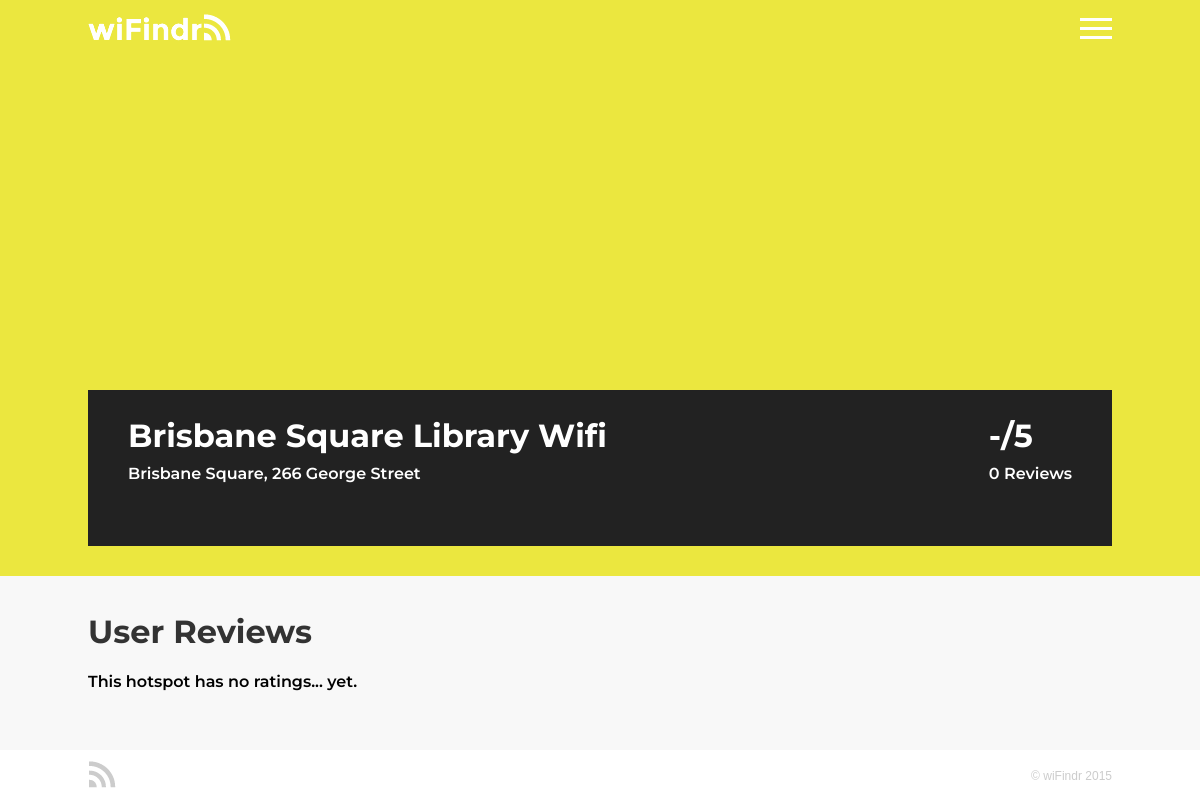
The page /hotspot.php?id=7 on the database as committed earlier.
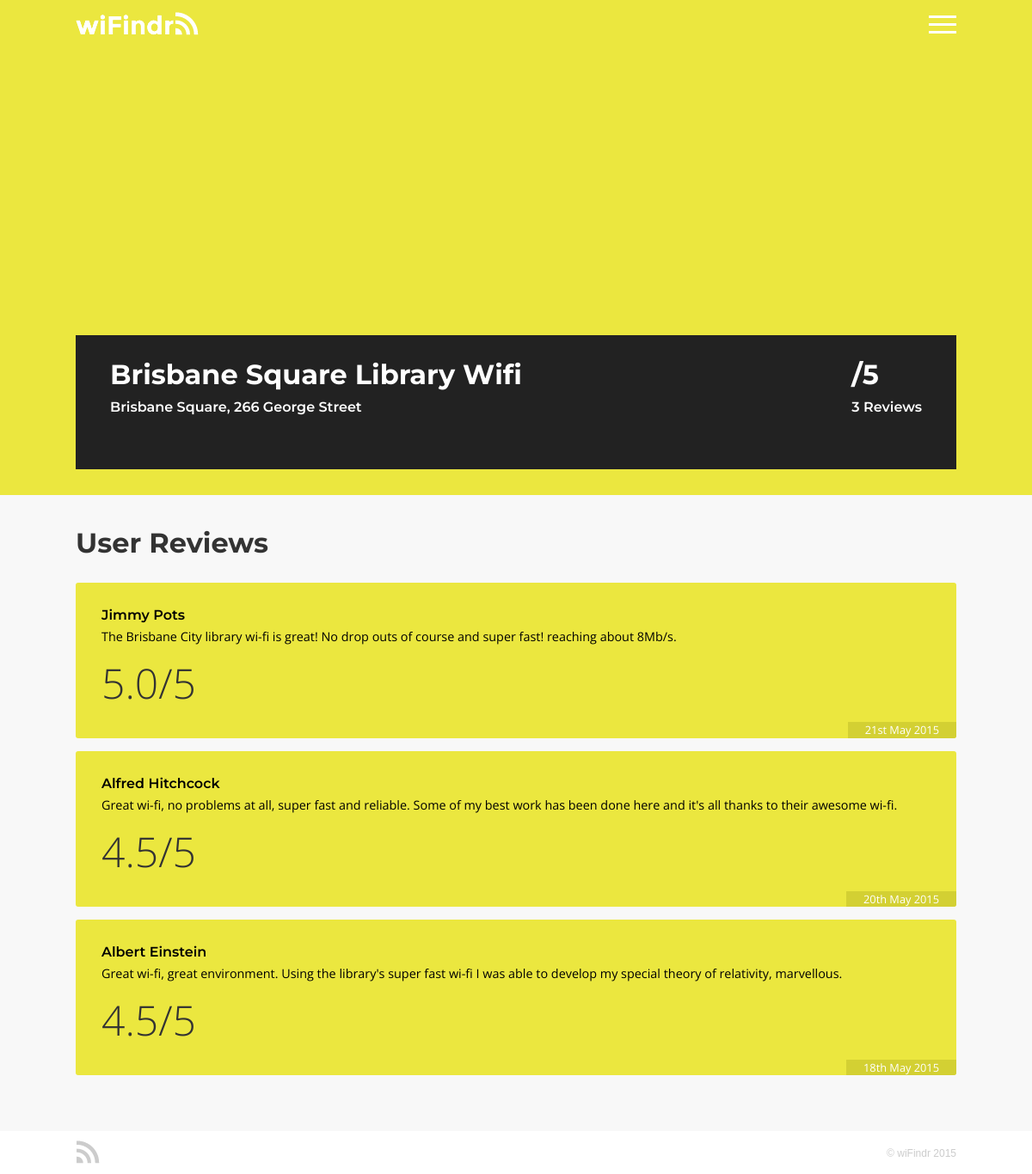
The same page on the database as committed later.
### tables this page shows
CREATE TABLE IF NOT EXISTS `reviews` (
  `rev_id` int(10) NOT NULL AUTO_INCREMENT,
  `hotspot_id` int(9) NOT NULL,
  `person_id` int(9) NOT NULL,
  `person_name` varchar(30) NOT NULL,
  `review_text` varchar(300) NOT NULL,
  `rating` decimal(10,1) NOT NULL,
  `date` datetime NOT NULL,
  PRIMARY KEY (`rev_id`)
);

### includes/hotspot.inc (called while the page is built)
<?php
$h_id = htmlspecialchars($_GET['id']);
try{
	$hotspot_data = $pdo->prepare('SELECT * FROM hotspots WHERE id=:id');
}
catch (PDOException $e){
	echo $e->getMessage();
}
$hotspot_data->bindValue(':id', $h_id);
$hotspot_data->execute();
$hotspot_data = $hotspot_data -> fetch();
try{
	$review_data = $pdo->prepare('SELECT * FROM reviews WHERE hotspot_id=:id ORDER BY date desc');
	$review_data->bindValue(':id', $h_id);
}
catch (PDOException $e){
	echo $e->getMessage();
}
$review_data->execute();
$ratings = $review_data->fetchAll(PDO::FETCH_COLUMN, 5);
$num_ratings = count($ratings);
if($num_ratings == 0){
	$avg_rating = "-";
}
else{
	$avg_rating = $hotspot_data['hotspot_rating'];
}
$review_data->execute();
?>

### hotspot.php (the view, shortened to what this page needs)
<?php
include 'dbconnect.inc';
include 'includes/hotspot.inc';
?>
<!DOCTYPE html>
<html lang="en">
	<head>
		<link rel="stylesheet" href="css/reset.css" type="text/css">
		<link rel="stylesheet" href="css/style.css" type="text/css">
		<link rel="stylesheet" href="css/animation.css" type="text/css">
		<link rel="stylesheet" href="css/mobile.css" type="text/css">
	</head>
	<body onload="loadMap(<?php echo $hotspot_data['latitude'] ?>, <?php echo $hotspot_data['longitude']?>)">
		<div id="wrapper">
			<div id="header_wrap" class="yellow_bg">
	            <div id="header" class="center">
	                <a href="index.php"><img src="images/logo/logo_white.png" class="left header-logo" alt="wiFindr"></a>
	                <a href="javascript:void(0);" id="menu_icon" class="right" onclick="menu()"><img src="images/icons/menu_icon.png" alt="Open Menu"/></a>
	            </div>
	        </div>
			<div id="content">
		        <div class="yellow_bg wrap100">
			        <div class="page center padding30">
			        	<div id="map-canvas" class="map-canvas-short"></div>
			        	<div id="hotspot_title">
			        		<div class="left">
					        	<h2><?php echo $hotspot_data['name']; ?></h2>
					        	<h3 id="hotspot_address"><?php echo $hotspot_data['address']; ?></h3>
				        	</div>
				        	<div id="rating_overview" class="right">
				        		<h2><?php echo $avg_rating; ?>/5</h2>
				        		<h3><?php
					        			if ($num_ratings == 1){
					        				echo $num_ratings," Review";
					        			}
					        			else{
					        				echo $num_ratings," Reviews";
					        			}
				        			?>
				        		 </h3>
				        	</div>
				        </div>
			        </div>
		    	</div>
		        <div class="page center padding30">
		        	<h2>User Reviews</h2>
		        	<?php
		        		if($num_ratings == 0){
		        			echo "<br/><h3>This hotspot has no ratings... yet.</h3>";
		        		}
		        		foreach($review_data as $review){
		        			$format_date = date("jS M Y", strtotime($review['date']));
		        			echo "<div class='user-review'>
		        					<h3>",$review['person_name'],"</h3>
		        					<p>",$review['review_text'],"</p>
		        					<div class='user-rating'>
		        					<h2>",$review['rating'],"/5</h2>
		        					</div>
		        					<div class='timestamp'>",$format_date,"</div>
		        					</div>";
		        		}
		        	?>
		        </div>
		    </div>
		    <div id="footer_wrap">
				<div id="footer" class="page center">
					<img class="left" src="images/logo/footer_icon.png" alt="wiFindr" />
					<p id="copyright" class="right">&copy; wiFindr 2015</p>
				</div>
			</div>
		</div>
	</body>
</html>

Rows that differ between the two databases and show on the page:
added reviews: person_name "Jimmy Pots", review_text "The Brisbane City library wi-fi is great! No drop outs of course and super fast! reaching about 8Mb/s.", rating "5.0", date "21st May 2015"
added reviews: person_name "Alfred Hitchcock", review_text "Great wi-fi, no problems at all, super fast and reliable. Some of my best work has been done here and it's all thanks to their awesome wi-fi.", rating "4.5", date "20th May 2015"
added reviews: person_name "Albert Einstein", review_text "Great wi-fi, great environment. Using the library's super fast wi-fi I was able to develop my special theory of relativity, marvellous.", rating "4.5", date "18th May 2015"
Other text that changed with them:
$num_ratings: "0" → "3"
$avg_rating: "-" → (not shown)
text no longer shown: "This hotspot has no ratings... yet."
